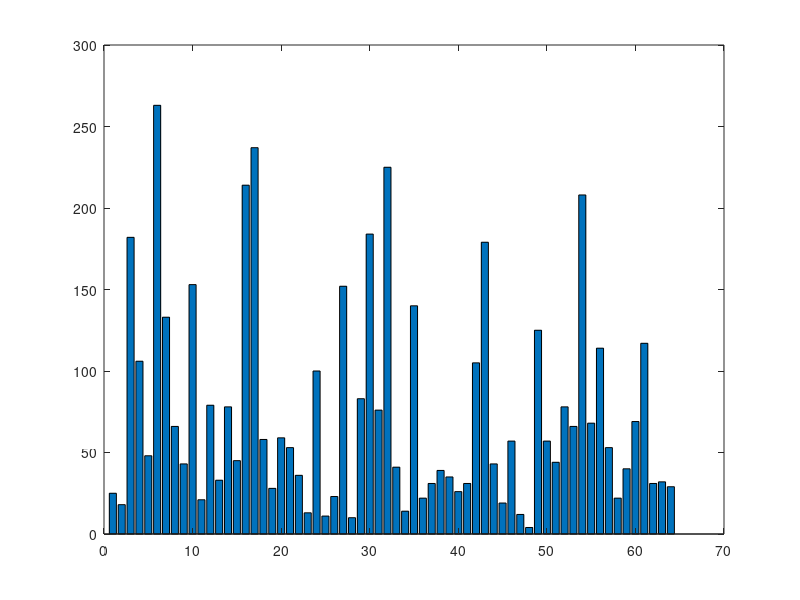

Reproduce this figure in MATLAB.
function prj_7_40_a

    function lines = init_scatter(N,totalMass)
        function x = get_rand_1_to_n(n)
            x = floor(n*rand())+1;
        end
        
        part = 10;        
        if (totalMass < N)
            lines = ones(totalMass,1);
            return;
        end
        lines = ones(N,1);
        totalMass = totalMass - N;
        
        while(totalMass > part)
            tmp = get_rand_1_to_n(part);
            totalMass = totalMass - tmp;
            lines(get_rand_1_to_n(N)) = lines(get_rand_1_to_n(N)) + tmp;
        end
        lines(get_rand_1_to_n(N)) = lines(get_rand_1_to_n(N)) + totalMass;
    end


N = 20;
lines = init_scatter(N,5000);

bar(lines);
pause(1);

maxiter = 50;
for i=1:maxiter
    [lines,N] = step(lines,N);
    
    if (mod(i,10) == 0)
        disp(sum(lines));
    end
    % disp(i);
    
    bar(lines);
    pause(0.2);
end
if(N ~= 0)
    bar(lines);
end

end

function [lines,N] = step(lines,N)
    [lines,N] = rand_walk(lines,N);
    [lines,N] = separate(lines,N);
end

function [lines,N] = rand_walk(lines,N)
     j = 1;
    while (j <= N)
        if (rand() > 0.5)
            shift = 1;
        else
            shift = -1;
        end
        lines(j) = lines(j) + shift;
        if (lines(j) == 0)
            lines(j) = lines(N);
            lines = lines(1:end-1);
            N = N - 1;
        end
        j = j + 1;
    end
    if (N == 0)
        disp('0 lines');
        return;
    end
end

function [lines,N] = separate(lines,N)
    totalLength = sum(lines);
    lineNo = rand();
    j = 1;
    s = 0;
    while(s < lineNo)
        s = s + lines(j)/totalLength;
        j = j + 1;
    end
    lineNo = j-1;
    if(lineNo > N)
        lineNo = N;
    end
    
    if(lines(lineNo) < 2)
        return;
    end    
    newLine = round(lines(lineNo)*rand());
    if (not((newLine == lines(lineNo)) || (newLine == 0)))
        lines(lineNo) = lines(lineNo) - newLine;
        lines = [lines; newLine];
        N = N + 1;
    end
end

